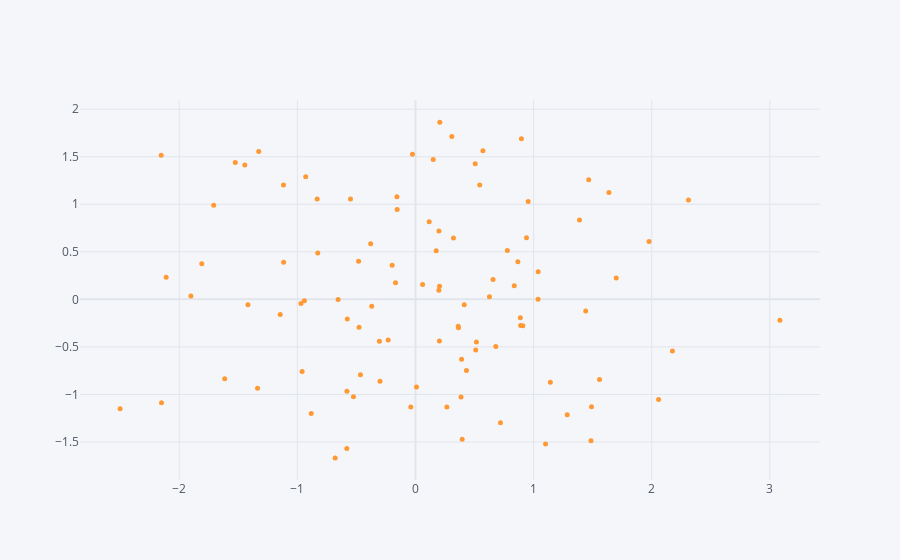

Notebook source saved alongside this figure:
### Code cell
df.iplot(x = "A" , y = "B" ,mode = "markers",size = 5) #scatter plot or marker plot
